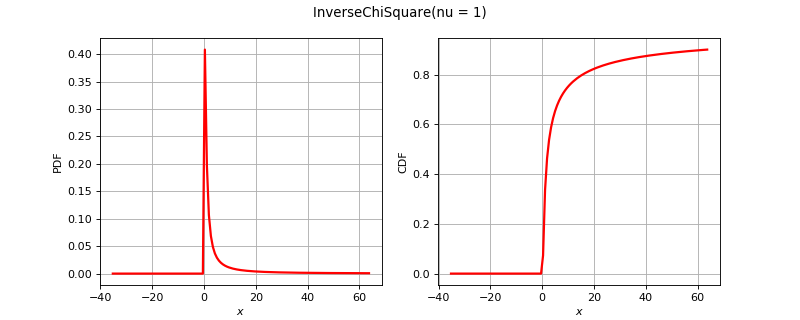

Source code (Python):
import openturns as ot
from matplotlib import pyplot as plt
from openturns.viewer import View
if (ot.InverseChiSquare().__class__.__name__=='ComposedDistribution'):
    correlation = ot.CorrelationMatrix(2)
    correlation[1, 0] = 0.25
    aCopula = ot.NormalCopula(correlation)
    marginals = [ot.Normal(1.0, 2.0), ot.Normal(2.0, 3.0)]
    distribution = ot.ComposedDistribution(marginals, aCopula)
elif (ot.InverseChiSquare().__class__.__name__=='CumulativeDistributionNetwork'):
    distribution = ot.CumulativeDistributionNetwork([ot.Normal(2),ot.Dirichlet([0.5, 1.0, 1.5])], ot.BipartiteGraph([[0,1], [0,1]]))
elif (ot.InverseChiSquare().__class__.__name__=='Histogram'):
    distribution = ot.Histogram([-1.0, 0.5, 1.0, 2.0], [0.45, 0.4, 0.15])
else:
    distribution = ot.InverseChiSquare()
dimension = distribution.getDimension()
if dimension <= 2:
    if distribution.getDimension() == 1:
        distribution.setDescription(['$x$'])
        pdf_graph = distribution.drawPDF()
        cdf_graph = distribution.drawCDF()
        fig = plt.figure(figsize=(10, 4))
        plt.suptitle(str(distribution))
        pdf_axis = fig.add_subplot(121)
        cdf_axis = fig.add_subplot(122)
        View(pdf_graph, figure=fig, axes=[pdf_axis], add_legend=False)
        View(cdf_graph, figure=fig, axes=[cdf_axis], add_legend=False)
    else:
        distribution.setDescription(['$x_1$', '$x_2$'])
        pdf_graph = distribution.drawPDF()
        fig = plt.figure(figsize=(10, 5))
        plt.suptitle(str(distribution))
        pdf_axis = fig.add_subplot(111)
        View(pdf_graph, figure=fig, axes=[pdf_axis], add_legend=False)
